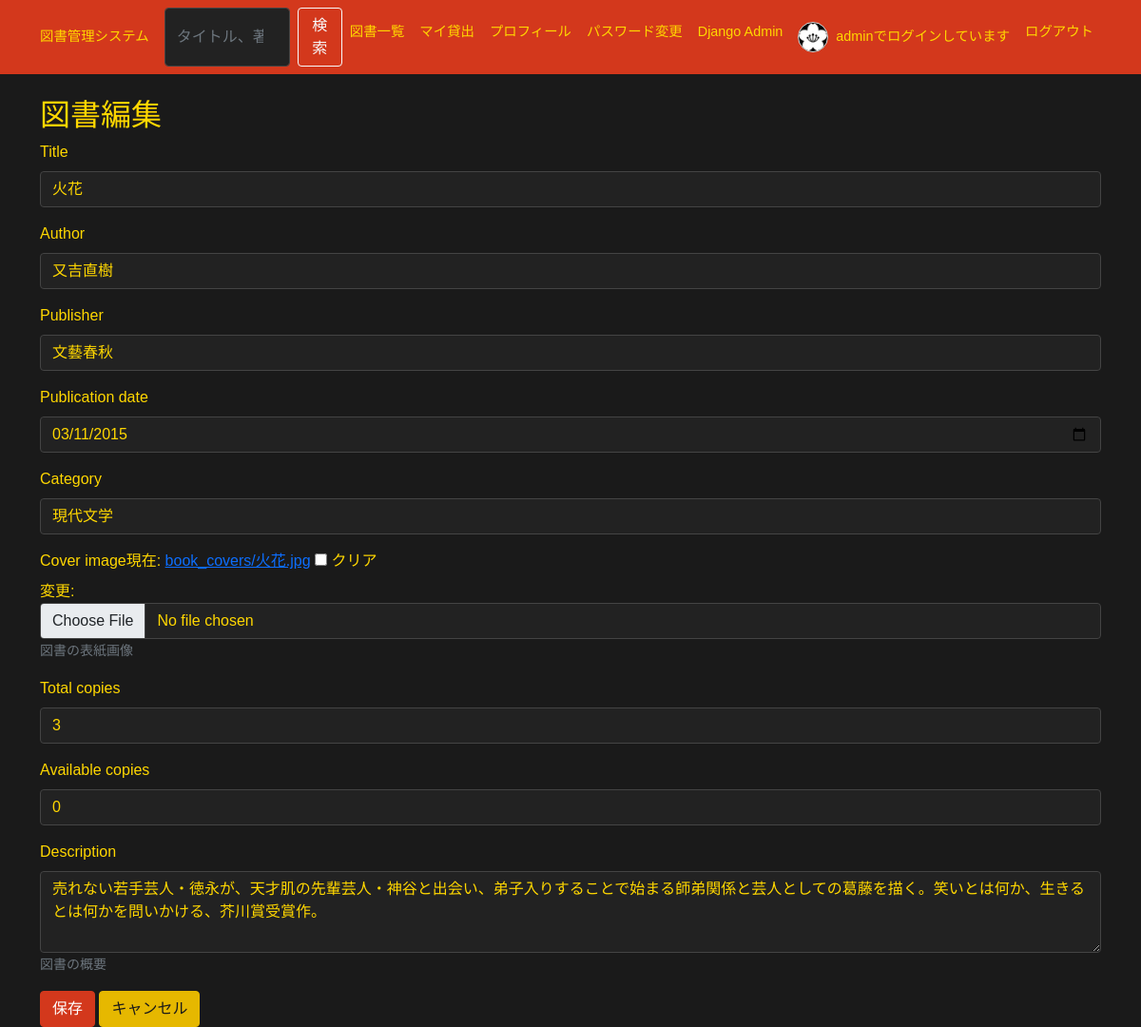
Before: /books/3/edit/ (signed in) with the older database file.
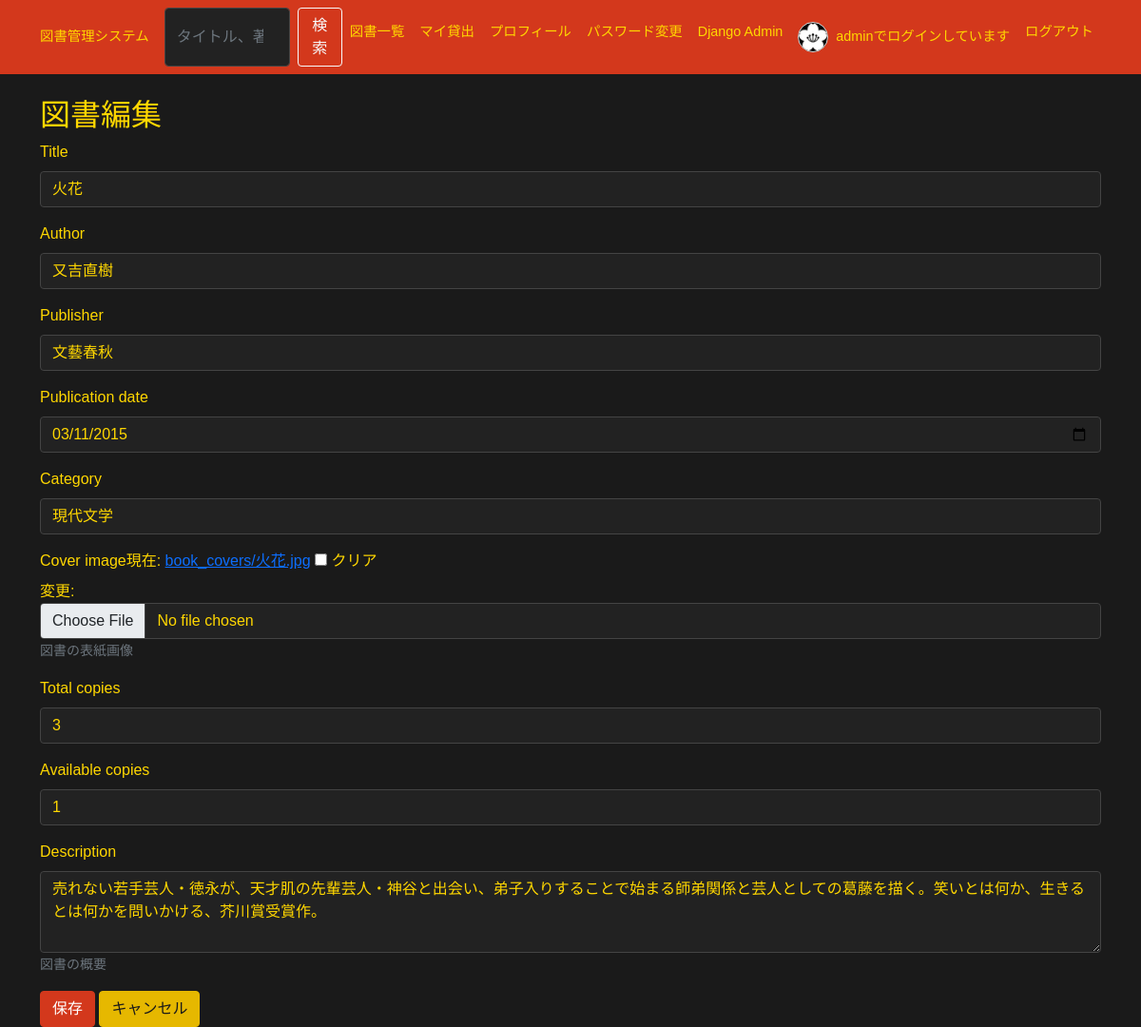
After: the same page with the newer database file.
### book_management/models.py (models this page shows, shortened)
class Book(models.Model):
    book_id = models.AutoField(primary_key=True)
    isbn = models.CharField(max_length=13, unique=True, null=True,blank=True,help_text="ISBNコード（重複不可、空白不可）")
    title = models.CharField(max_length=200)
    author = models.CharField(max_length=100)
    publisher = models.CharField(max_length=200)
    publication_date = models.DateField()
    category = models.CharField(max_length=50, null=True, blank=True)
    cover_image = models.ImageField(
        upload_to='book_covers',
        null=True,
        blank=True,
        help_text="図書の表紙画像"
        )
    total_copies = models.PositiveIntegerField(default=1)
    available_copies = models.PositiveIntegerField(default=1)
    description = models.TextField(null=True, blank=True,help_text="図書の概要")
    average_rating = models.DecimalField(
        max_digits=3,
        decimal_places=2,
        default=0.00,
        help_text="平均評価"
    )
    review_count = models.PositiveIntegerField(default=0, help_text="レビュー数")
    created_at = models.DateTimeField(auto_now_add=True)
    updated_at = models.DateTimeField(auto_now=True)

### book_management/views.py (the view)
# urls.py: path('books/<int:pk>/edit/', views.edit_book, name='edit_book'),
def edit_book(request, pk):
    if not request.user.is_staff:
        return HttpResponse('権限がありません', status=403)
    book = get_object_or_404(Book, pk=pk)
    if request.method == 'POST':
        form = BookForm(request.POST, request.FILES, instance=book)
        if form.is_valid():
            form.save()
            messages.success(request, '図書情報を更新しました。')
            return redirect('book_management:index')
    else:
        form = BookForm(instance=book)
    return render(request, 'book_management/book_form.html', {'form': form})

### book_management/forms.py
class BookForm(forms.ModelForm):
    class Meta:
        model = Book
        fields = [
            'title', 'author', 'publisher', 'publication_date', 'category',
            'cover_image', 'total_copies', 'available_copies', 'description'
        ]
        widgets = {
            'publication_date': forms.DateInput(attrs={'type': 'date'}),
            'description': forms.Textarea(attrs={'rows': 3}),
        }

### templates/book_management/book_form.html (shortened to what this page needs)
{% extends 'base.html' %}
{% load django_bootstrap5 %}
{% block content %}
<h2>{% if form.instance.pk %}図書編集{% else %}図書追加{% endif %}</h2>
<form method="post" enctype="multipart/form-data">
    {% bootstrap_form form %}
    <button type="submit" class="btn btn-primary">保存</button>
    <a href="{% url 'book_management:index' %}" class="btn btn-secondary">キャンセル</a>
</form>
{% endblock %}

Changed rows visible on the page:
changed Book "火花": available_copies "0" → "1"
